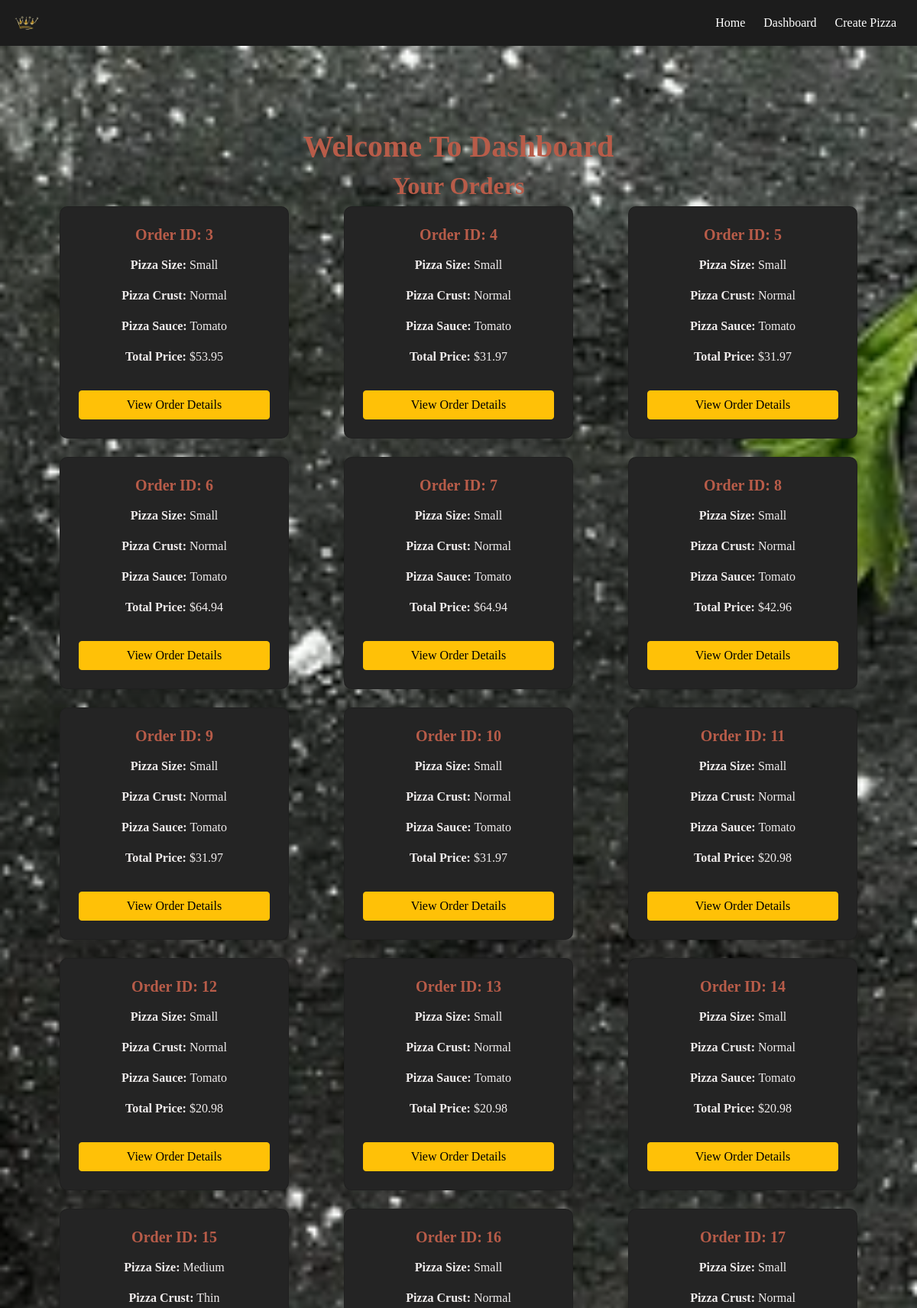
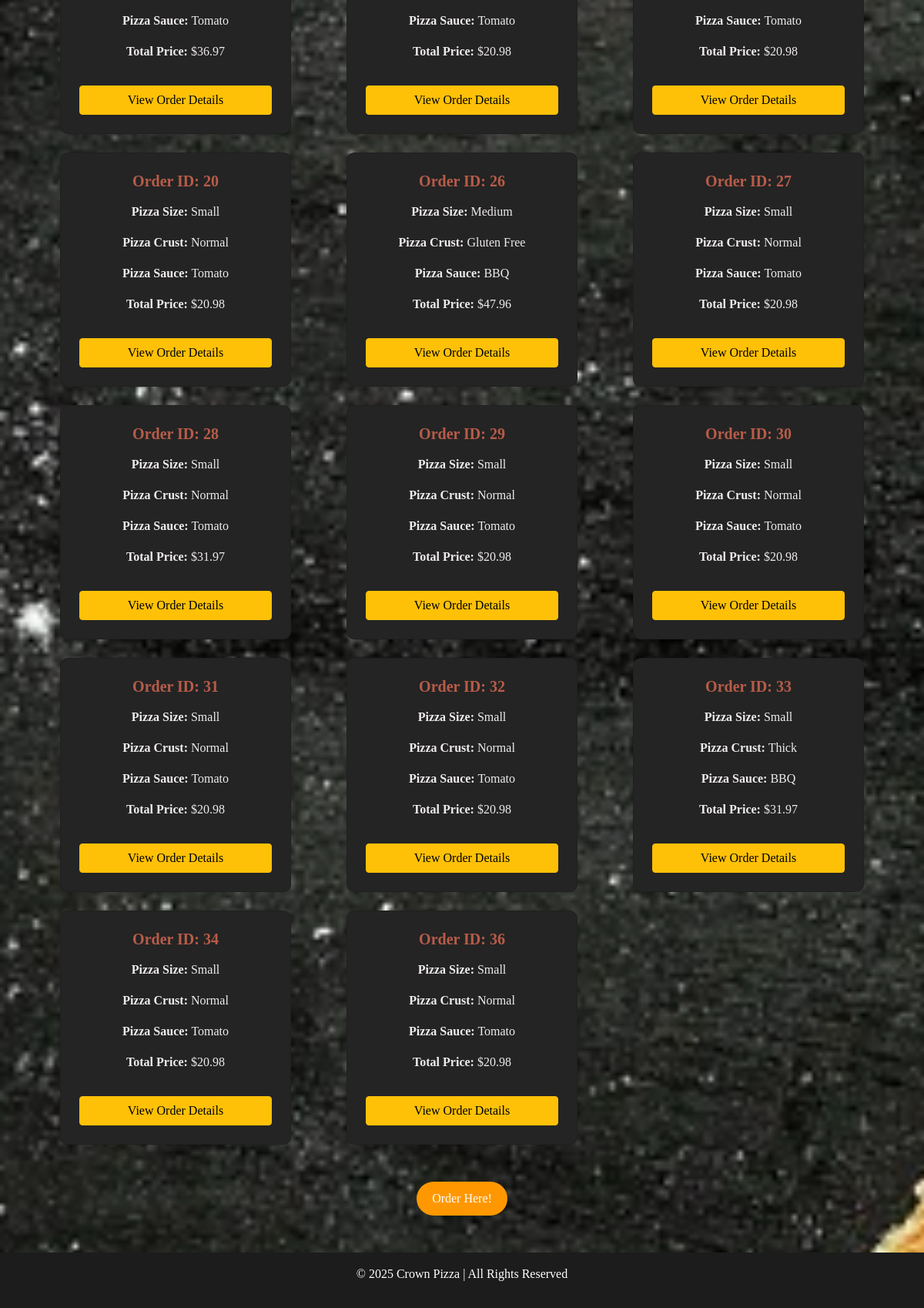
The app's page /dashboard/ (signed in) with its own data (2 pictures, top to bottom).
### PizzaApp/models.py (models this page shows, shortened)
class Order(models.Model):
    user = models.ForeignKey(User, on_delete=models.CASCADE, null=True, blank=True)
    pizza_size = models.ForeignKey(PizzaSize, on_delete=models.CASCADE, default=1)
    pizza_crust = models.ForeignKey(PizzaCrust, on_delete=models.CASCADE, default=1)
    pizza_sauce = models.ForeignKey(PizzaSauce, on_delete=models.CASCADE, default=1)
    pizza_cheese = models.ForeignKey(PizzaCheese, on_delete=models.CASCADE, default=1)
    toppings = models.ManyToManyField(PizzaTopping, blank=True)
    full_name = models.CharField(max_length=100)
    delivery_address = models.TextField()
    card_number = models.CharField(max_length=16, default="0000000000000000")  # Fake card for DB
    card_expiry_date = models.CharField(max_length=5, default="00/00")  # Placeholder
    card_cvv = models.CharField(max_length=3, default="000")  # Placeholder
    def total_price(self):
        base_price = self.pizza_size.price if self.pizza_size else 0
        toppings_price = sum(t.price for t in self.toppings.all())
        return base_price + toppings_price

class PizzaSize(models.Model):
    name = models.CharField(max_length=100)
    price = models.DecimalField(max_digits=5, decimal_places=2, default=10.99)  # Default price
    def __str__(self):
        return self.name

class PizzaCrust(models.Model):
    name = models.CharField(max_length=100, default="Normal")  # Default crust
    def __str__(self):
        return self.name

class PizzaSauce(models.Model):
    name = models.CharField(max_length=100, default="Tomato")  # Default sauce
    def __str__(self):
        return self.name

class PizzaTopping(models.Model):
    name = models.CharField(max_length=100)
    price = models.DecimalField(max_digits=5, decimal_places=2, default=0.00)
    image = models.ImageField(upload_to='toppings_images/', null=True, blank=True)

### PizzaApp/views.py (the view)
# urls.py: path('dashboard/', views.dashboard, name='dashboard'),
@login_required
def dashboard(request):
    orders = Order.objects.filter(user=request.user)  # Get orders for logged-in user
    return render(request, 'dashboard.html', {'orders': orders})

### PizzaApp/templates/dashboard.html
{% extends 'base.html' %}
{% load static %}
{% block content %}
<div class="container my-5">
    <h1 class="text-center">Welcome To Dashboard</h1>
    <h2 class="text-center">Your Orders</h2>
    {% if orders %}
        <div class="row">
            {% for order in orders %}
                <div class="col-md-4 mb-4 d-flex justify-content-center">
                    <div class="card p-4 shadow-sm text-center" style="width: 100%; max-width: 300px; background-color: rgb(36, 36, 36); border-radius: 10px;">
                        <h5 class="mb-3">Order ID: {{ order.id }}</h5>
                        <p><strong>Pizza Size:</strong> {{ order.pizza_size }}</p>
                        <p><strong>Pizza Crust:</strong> {{ order.pizza_crust }}</p>
                        <p><strong>Pizza Sauce:</strong> {{ order.pizza_sauce }}</p>
                        <p><strong>Total Price:</strong> ${{ order.total_price }}</p>
                        <a href="{% url 'order_confirmation' order.id %}" class="btn btn-warning mt-3 w-100">View Order Details</a>
                    </div>
                </div>
            {% endfor %}
        </div>
        <div class="text-center mt-4">
            <a href="{% url 'create_pizza' %}" class="btn btn-secondary btn-lg">Order Here!</a>
        </div>
    {% else %}
        <p>You haven't placed any orders yet. Start ordering now!</p>
    {% endif %}
</div>
{% endblock %}

### PizzaApp/templates/base.html (shortened to what this page needs)
{% load static %}
<!DOCTYPE html>
<html lang="en">
<head>
    <link href="https://cdn.jsdelivr.net/npm/bootstrap@5.1.3/dist/css/bootstrap.min.css" rel="stylesheet">
    <link rel="stylesheet" href="{% static 'css/styles.css' %}">
    <link rel="stylesheet" href="https://cdnjs.cloudflare.com/ajax/libs/font-awesome/4.7.0/css/font-awesome.min.css">
</head>
<body>
    <nav class="navbar">
        <div class="navbar-logo">
            <img src="{% static 'images/crown-removebg-preview.png' %}" alt="Crown Pizza Logo">
        </div>
        <div class="navbar-links">
            <a href="{% url 'index' %}">Home</a>
            {% if user.is_authenticated %}
                <a href="{% url 'dashboard' %}">Dashboard</a>
                <a href="{% url 'create_pizza' %}">Create Pizza</a>
            {% else %}
                <a href="{% url 'register' %}">Register</a>
                <a href="{% url 'login' %}">Login</a>
            {% endif %}
        </div>
    </nav>
    <div class="background-overlay">
        <div class="content-overlay">
            <div class="content-wrapper">
                <div class="container my-5">
                    {% block content %}
                    {% endblock %}
                </div>
            </div>
        </div>
    </div>
    <footer class="footer text-center py-3">
        <p>&copy; 2025 Crown Pizza | All Rights Reserved</p>
    </footer>
</body>
</html>

### PizzaApp/static/css/styles.css (style rules this page uses)
:root { --primary-color: #B85C49; --secondary-color: #D4AF37; --background-color: #F5F5F5; --text-color: rgb(240, 236, 236); --footer-color: #1c1c1c; --navbar-color: #1c1c1c; }
html, body { height: 100%; margin: 0; }
body { display: flex; flex-direction: column; min-height: 100vh; background-color: var(--background-color); background-image: url('/static/images/background.webp'); background-size: cover; background-position: center; background-attachment: fixed; background-repeat: no-repeat; color: var(--text-color); font-family: 'Lora', serif; }
.background-overlay { flex-grow: 1; }
h1, h2, h3, h4, h5 { color: var(--primary-color); font-weight: bold; text-align: center; }
.navbar { background-color: var(--navbar-color); padding: 10px 15px; width: 100%; z-index: 1000; display: flex; align-items: center; justify-content: space-between; }
.navbar-links { display: flex; justify-content: space-evenly; flex-grow: 1; justify-content: flex-end; }
.navbar-links a { color: white; text-decoration: none; padding: 8px 12px; font-size: 16px; transition: background-color 0.3s ease; }
.navbar-logo img { height: 40px; width: auto; margin-right: 15px; }
.background-overlay { margin-top: 60px; }
.btn-primary, .btn-secondary { border: none; border-radius: 30px; padding: 10px 20px; font-size: 16px; transition: background-color 0.3s ease; }
.btn-secondary { background-color: #FF9800; color: white; }
.footer { background-color: var(--footer-color); color: white; padding: 10px; text-align: center; width: 100%; margin-top: auto; }

### records on screen
Order: id "3", pizza_size "Small", pizza_crust "Normal", pizza_sauce "Tomato", total_price "53.95"
Order: id "4", pizza_size "Small", pizza_crust "Normal", pizza_sauce "Tomato", total_price "31.97"
Order: id "5", pizza_size "Small", pizza_crust "Normal", pizza_sauce "Tomato", total_price "31.97"
Order: id "6", pizza_size "Small", pizza_crust "Normal", pizza_sauce "Tomato", total_price "64.94"
Order: id "7", pizza_size "Small", pizza_crust "Normal", pizza_sauce "Tomato", total_price "64.94"
Order: id "8", pizza_size "Small", pizza_crust "Normal", pizza_sauce "Tomato", total_price "42.96"
Order: id "9", pizza_size "Small", pizza_crust "Normal", pizza_sauce "Tomato", total_price "31.97"
Order: id "10", pizza_size "Small", pizza_crust "Normal", pizza_sauce "Tomato", total_price "31.97"
Order: id "11", pizza_size "Small", pizza_crust "Normal", pizza_sauce "Tomato", total_price "20.98"
Order: id "12", pizza_size "Small", pizza_crust "Normal", pizza_sauce "Tomato", total_price "20.98"
Order: id "13", pizza_size "Small", pizza_crust "Normal", pizza_sauce "Tomato", total_price "20.98"
Order: id "14", pizza_size "Small", pizza_crust "Normal", pizza_sauce "Tomato", total_price "20.98"
Order: id "15", pizza_size "Medium", pizza_crust "Thin", pizza_sauce "Tomato", total_price "36.97"
Order: id "16", pizza_size "Small", pizza_crust "Normal", pizza_sauce "Tomato", total_price "20.98"
Order: id "17", pizza_size "Small", pizza_crust "Normal", pizza_sauce "Tomato", total_price "20.98"
Order: id "20", pizza_size "Small", pizza_crust "Normal", pizza_sauce "Tomato", total_price "20.98"
Order: id "26", pizza_size "Medium", pizza_crust "Gluten Free", pizza_sauce "BBQ", total_price "47.96"
Order: id "27", pizza_size "Small", pizza_crust "Normal", pizza_sauce "Tomato", total_price "20.98"
Order: id "28", pizza_size "Small", pizza_crust "Normal", pizza_sauce "Tomato", total_price "31.97"
Order: id "29", pizza_size "Small", pizza_crust "Normal", pizza_sauce "Tomato", total_price "20.98"
Order: id "30", pizza_size "Small", pizza_crust "Normal", pizza_sauce "Tomato", total_price "20.98"
Order: id "31", pizza_size "Small", pizza_crust "Normal", pizza_sauce "Tomato", total_price "20.98"
Order: id "32", pizza_size "Small", pizza_crust "Normal", pizza_sauce "Tomato", total_price "20.98"
Order: id "33", pizza_size "Small", pizza_crust "Thick", pizza_sauce "BBQ", total_price "31.97"
Order: id "34", pizza_size "Small", pizza_crust "Normal", pizza_sauce "Tomato", total_price "20.98"
Order: id "36", pizza_size "Small", pizza_crust "Normal", pizza_sauce "Tomato", total_price "20.98"
